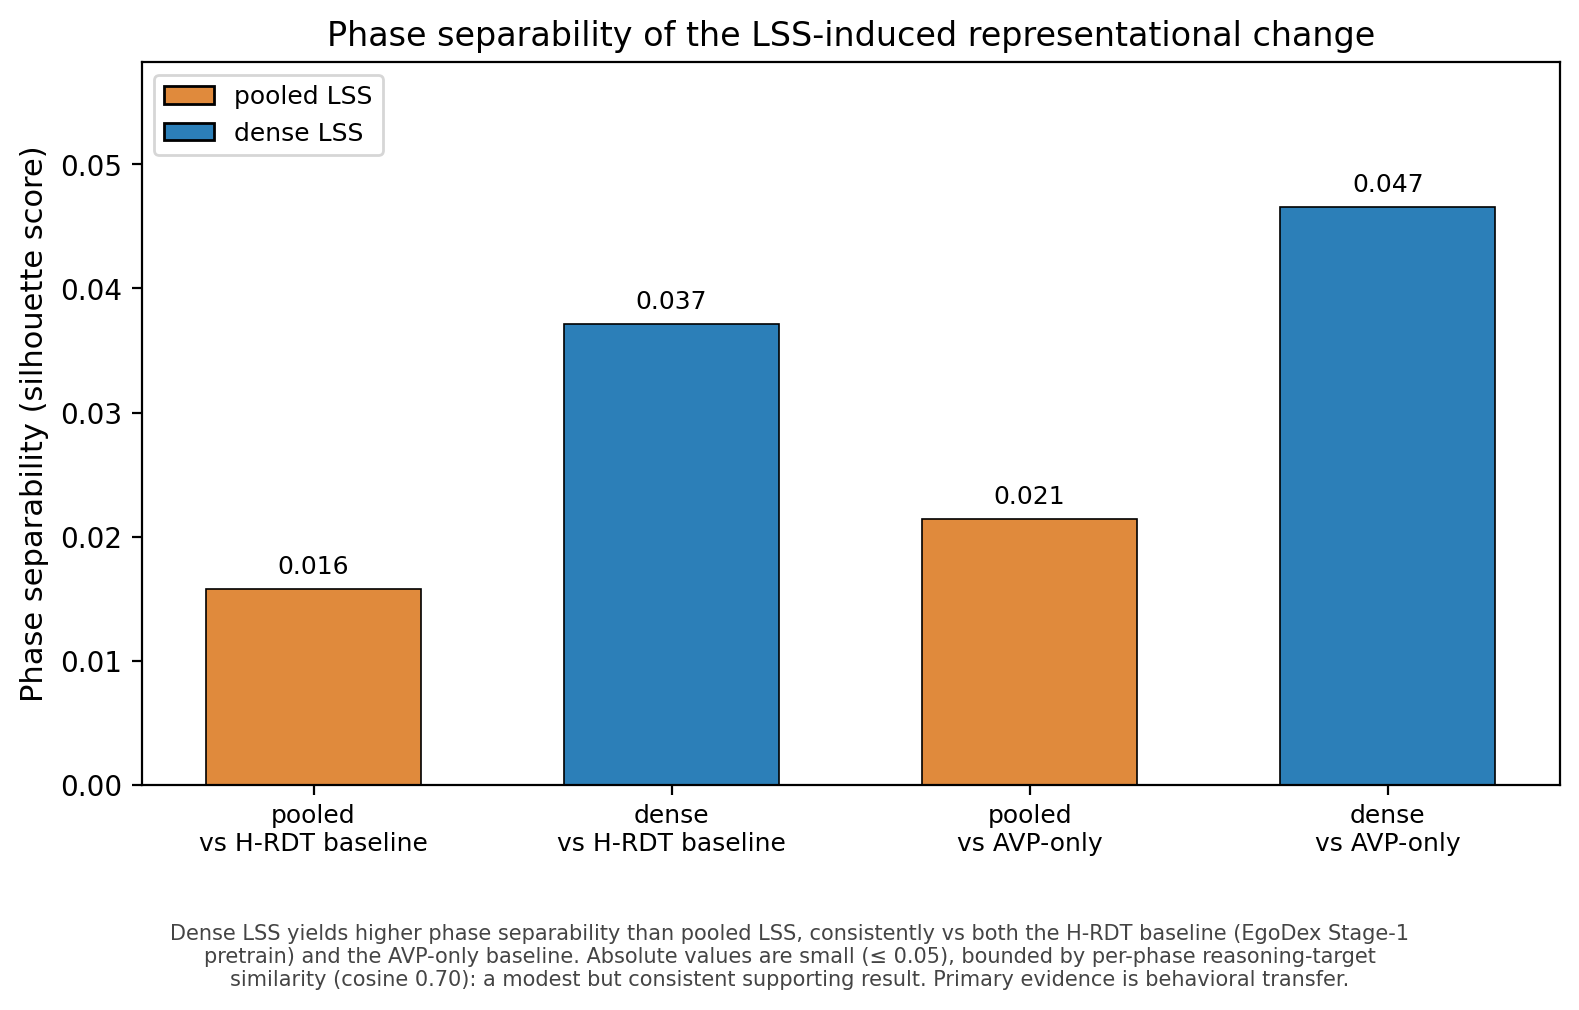

Reproduce this figure in Python.
import numpy as np
import matplotlib; matplotlib.use("Agg")
import matplotlib.pyplot as plt
from matplotlib.patches import Patch
from sklearn.metrics import silhouette_score
from sklearn.preprocessing import StandardScaler

d = np.load('diff_cache.npz'); H1,H2,H3,H4,Y = d['H1'],d['H2'],d['H3'],d['H4'],d['Y']
def sep(eff):
    Ds=StandardScaler().fit_transform(eff)
    idx=np.random.RandomState(0).choice(len(Ds),min(4000,len(Ds)),replace=False)
    return silhouette_score(Ds[idx],Y[idx])
C_POOL="#e08a3c"; C_DENSE="#2c7fb8"
effects=[("pooled\nvs H-RDT baseline",H3-H1,C_POOL),("dense\nvs H-RDT baseline",H4-H1,C_DENSE),
         ("pooled\nvs AVP-only",H3-H2,C_POOL),("dense\nvs AVP-only",H4-H2,C_DENSE)]
labels=[e[0] for e in effects]; vals=[sep(e[1]) for e in effects]; cols=[e[2] for e in effects]
for l,v in zip(labels,vals): print(f"  {l.replace(chr(10),' '):<24} sep={v:.3f}")
fig,ax=plt.subplots(figsize=(8,4.8)); x=np.arange(4)
bars=ax.bar(x,vals,color=cols,edgecolor="black",linewidth=0.6,width=0.6)
ax.set_xticks(x); ax.set_xticklabels(labels,fontsize=9)
ax.set_ylabel("Phase separability (silhouette score)",fontsize=11)
ax.set_title("Phase separability of the LSS-induced representational change",fontsize=12)
ax.set_ylim(0,max(vals)*1.25)
for b,v in zip(bars,vals): ax.text(b.get_x()+b.get_width()/2,v+0.0012,f"{v:.3f}",ha="center",fontsize=9)
ax.legend(handles=[Patch(facecolor=C_POOL,edgecolor='black',label='pooled LSS'),
                   Patch(facecolor=C_DENSE,edgecolor='black',label='dense LSS')],fontsize=9,loc='upper left')
fig.text(0.5,-0.04,
 "Dense LSS yields higher phase separability than pooled LSS, consistently vs both the H-RDT baseline "
 "(EgoDex Stage-1\npretrain) and the AVP-only baseline. Absolute values are small (\u2264 0.05), bounded by "
 "per-phase reasoning-target\nsimilarity (cosine 0.70): a modest but consistent supporting result. Primary "
 "evidence is behavioral transfer.",
 ha="center",fontsize=7.5,color="#444444")
plt.tight_layout(rect=[0,0.06,1,1])
plt.savefig("/tmp/probes/phase_separability.png",dpi=200,bbox_inches="tight")
plt.savefig("/tmp/probes/phase_separability.pdf",bbox_inches="tight"); print("saved")
